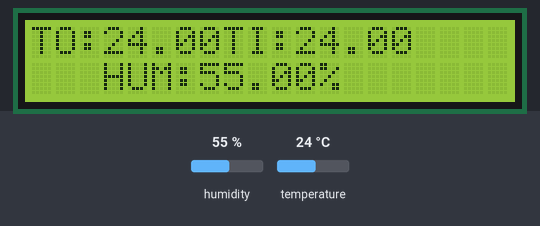
Bench run of a sketch on a simulated Arduino Uno, built with avr-gcc and run on an emulated ATmega328P. On the bench: 20×2 character LCD. The test bench sets the inputs (shaded band); at power-on: humidity 55 %, temperature 24 °C.

Above: at 1.2 s.
1.3 s: humidity set to 22 %
At 3.4 s:
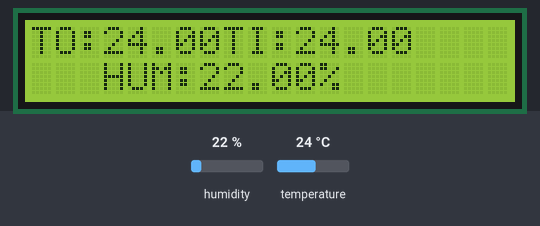
4.0 s: temperature set to 12 °C
At 5.4 s:
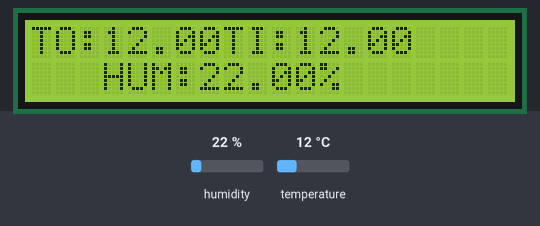
6.7 s: humidity set to 40 %
At 9.3 s:
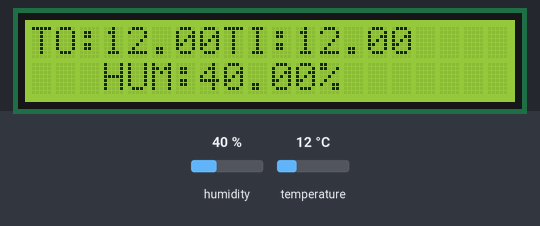
9.6 s: temperature set to 19 °C
At 11.4 s:
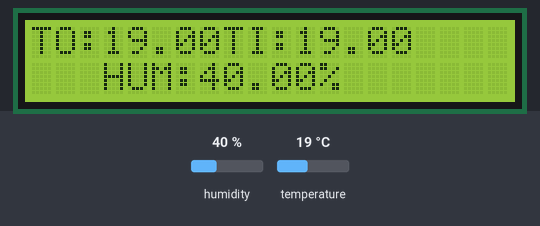
Timing chart, 0 to 12.9 s (numbered marks = the images above; inputs shaded):
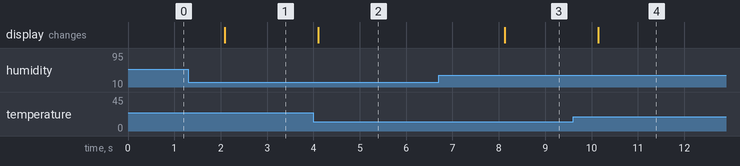

The sketch:

KNURE3-2-1.ino
```cpp
#include "DHT.h"
#define DHTPIN 6 // пин подключения контакта DATA
#define DHTTYPE DHT22 // DHT 22
#include <LiquidCrystal.h>
// инициализация с указанием контактов подключения
LiquidCrystal lcd(  12, 11, 5, 4, 3, 2);
DHT dht(DHTPIN, DHTTYPE);
void setup()
{
lcd.begin(20,2); // режим работы
dht.begin();
}
void loop()
{
// получение с датчика данных влажности и температуры
float h = dht.readHumidity();
float t = dht.readTemperature();
if (isnan(t) || isnan(h)) // ошибка получения данных
{
lcd.clear();lcd.setCursor(0,0);
lcd.print("Failed to read");
}
else // вывести данные на ЖКИ
{
lcd.clear();

lcd.setCursor(0,0);
lcd.print("TO:"); lcd.print(t);

lcd.setCursor(8,0);
lcd.print("TI:"); lcd.print(t);


lcd.setCursor(3,1);
lcd.print("HUM:");lcd.print(h); lcd.println("%   ");
}

delay(2000); // пауза перед следующим измерением
}
```

Measured:
- after the input at 1.3 s, the display: changes after 0.79 s (image 1)
- after the input at 4.0 s, the display: changes after 0.10 s (image 2)
- after the input at 6.7 s, the display: changes after 1.4 s (image 3)
- after the input at 9.6 s, the display: changes after 0.54 s (image 4)
